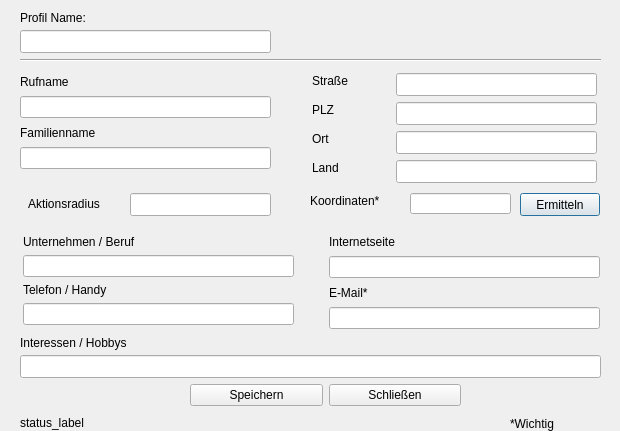
<?xml version="1.0" encoding="UTF-8"?>
<ui version="4.0">
 <class>DialogProfileSettings</class>
 <widget class="QDialog" name="DialogProfileSettings">
  <property name="geometry">
   <rect>
    <x>0</x>
    <y>0</y>
    <width>620</width>
    <height>431</height>
   </rect>
  </property>
  <property name="windowTitle">
   <string>Profileinstellungen</string>
  </property>
  <widget class="QLabel" name="label_3">
   <property name="geometry">
    <rect>
     <x>20</x>
     <y>335</y>
     <width>131</width>
     <height>16</height>
    </rect>
   </property>
   <property name="text">
    <string>Interessen / Hobbys</string>
   </property>
  </widget>
  <widget class="QLabel" name="label_5">
   <property name="geometry">
    <rect>
     <x>312</x>
     <y>160</y>
     <width>30</width>
     <height>16</height>
    </rect>
   </property>
   <property name="text">
    <string>Land</string>
   </property>
  </widget>
  <widget class="QLineEdit" name="country_lineEdit">
   <property name="geometry">
    <rect>
     <x>396</x>
     <y>160</y>
     <width>201</width>
     <height>23</height>
    </rect>
   </property>
   <property name="text">
    <string/>
   </property>
  </widget>
  <widget class="QLabel" name="label_6">
   <property name="geometry">
    <rect>
     <x>312</x>
     <y>102</y>
     <width>23</width>
     <height>16</height>
    </rect>
   </property>
   <property name="text">
    <string>PLZ</string>
   </property>
  </widget>
  <widget class="QLineEdit" name="zip_code_lineEdit">
   <property name="geometry">
    <rect>
     <x>396</x>
     <y>102</y>
     <width>201</width>
     <height>23</height>
    </rect>
   </property>
   <property name="inputMethodHints">
    <set>Qt::ImhDigitsOnly</set>
   </property>
   <property name="text">
    <string/>
   </property>
   <property name="clearButtonEnabled">
    <bool>false</bool>
   </property>
  </widget>
  <widget class="QLabel" name="label_7">
   <property name="geometry">
    <rect>
     <x>312</x>
     <y>131</y>
     <width>20</width>
     <height>16</height>
    </rect>
   </property>
   <property name="text">
    <string>Ort</string>
   </property>
  </widget>
  <widget class="QLineEdit" name="city_lineEdit">
   <property name="geometry">
    <rect>
     <x>396</x>
     <y>131</y>
     <width>201</width>
     <height>23</height>
    </rect>
   </property>
   <property name="text">
    <string/>
   </property>
  </widget>
  <widget class="QLabel" name="label_8">
   <property name="geometry">
    <rect>
     <x>312</x>
     <y>73</y>
     <width>40</width>
     <height>16</height>
    </rect>
   </property>
   <property name="text">
    <string>Straße</string>
   </property>
  </widget>
  <widget class="QLineEdit" name="street_lineEdit">
   <property name="geometry">
    <rect>
     <x>396</x>
     <y>73</y>
     <width>201</width>
     <height>23</height>
    </rect>
   </property>
   <property name="text">
    <string/>
   </property>
  </widget>
  <widget class="QLineEdit" name="interests_hobbies_lineEdit">
   <property name="geometry">
    <rect>
     <x>20</x>
     <y>355</y>
     <width>581</width>
     <height>23</height>
    </rect>
   </property>
  </widget>
  <widget class="QLabel" name="label_9">
   <property name="geometry">
    <rect>
     <x>310</x>
     <y>193</y>
     <width>81</width>
     <height>16</height>
    </rect>
   </property>
   <property name="text">
    <string>Koordinaten*</string>
   </property>
  </widget>
  <widget class="QLineEdit" name="coordinates_lineEdit">
   <property name="geometry">
    <rect>
     <x>410</x>
     <y>193</y>
     <width>101</width>
     <height>21</height>
    </rect>
   </property>
   <property name="text">
    <string/>
   </property>
  </widget>
  <widget class="QLabel" name="label_16">
   <property name="geometry">
    <rect>
     <x>28</x>
     <y>196</y>
     <width>81</width>
     <height>16</height>
    </rect>
   </property>
   <property name="text">
    <string>Aktionsradius</string>
   </property>
  </widget>
  <widget class="QLineEdit" name="radius_of_activity_lineEdit">
   <property name="geometry">
    <rect>
     <x>130</x>
     <y>193</y>
     <width>141</width>
     <height>23</height>
    </rect>
   </property>
   <property name="text">
    <string/>
   </property>
  </widget>
  <widget class="QWidget" name="layoutWidget">
   <property name="geometry">
    <rect>
     <x>20</x>
     <y>73</y>
     <width>251</width>
     <height>96</height>
    </rect>
   </property>
   <layout class="QVBoxLayout" name="verticalLayout">
    <item>
     <widget class="QLabel" name="label">
      <property name="text">
       <string>Rufname</string>
      </property>
     </widget>
    </item>
    <item>
     <widget class="QLineEdit" name="name_lineEdit"/>
    </item>
    <item>
     <widget class="QLabel" name="label_4">
      <property name="text">
       <string>Familienname</string>
      </property>
     </widget>
    </item>
    <item>
     <widget class="QLineEdit" name="family_name_lineEdit"/>
    </item>
   </layout>
  </widget>
  <widget class="QWidget" name="layoutWidget">
   <property name="geometry">
    <rect>
     <x>329</x>
     <y>233</y>
     <width>271</width>
     <height>96</height>
    </rect>
   </property>
   <layout class="QVBoxLayout" name="verticalLayout_3">
    <item>
     <widget class="QLabel" name="label_10">
      <property name="text">
       <string>Internetseite</string>
      </property>
     </widget>
    </item>
    <item>
     <widget class="QLineEdit" name="website_lineEdit">
      <property name="text">
       <string/>
      </property>
     </widget>
    </item>
    <item>
     <widget class="QLabel" name="label_13">
      <property name="text">
       <string>E-Mail*</string>
      </property>
     </widget>
    </item>
    <item>
     <widget class="QLineEdit" name="email_lineEdit">
      <property name="text">
       <string/>
      </property>
     </widget>
    </item>
   </layout>
  </widget>
  <widget class="QWidget" name="layoutWidget">
   <property name="geometry">
    <rect>
     <x>23</x>
     <y>235</y>
     <width>271</width>
     <height>96</height>
    </rect>
   </property>
   <layout class="QFormLayout" name="formLayout">
    <item row="0" column="0">
     <widget class="QLabel" name="label_12">
      <property name="text">
       <string>Unternehmen / Beruf</string>
      </property>
     </widget>
    </item>
    <item row="2" column="0">
     <widget class="QLabel" name="label_11">
      <property name="text">
       <string>Telefon / Handy</string>
      </property>
     </widget>
    </item>
    <item row="1" column="0" colspan="2">
     <widget class="QLineEdit" name="company_profession_lineEdit">
      <property name="text">
       <string/>
      </property>
     </widget>
    </item>
    <item row="3" column="0" colspan="2">
     <widget class="QLineEdit" name="phone_lineEdit">
      <property name="text">
       <string/>
      </property>
     </widget>
    </item>
   </layout>
  </widget>
  <widget class="QPushButton" name="determine_coordinates_pushButton">
   <property name="geometry">
    <rect>
     <x>520</x>
     <y>193</y>
     <width>80</width>
     <height>23</height>
    </rect>
   </property>
   <property name="text">
    <string>Ermitteln</string>
   </property>
  </widget>
  <widget class="QLabel" name="status_label">
   <property name="geometry">
    <rect>
     <x>20</x>
     <y>413</y>
     <width>461</width>
     <height>20</height>
    </rect>
   </property>
   <property name="text">
    <string>status_label</string>
   </property>
  </widget>
  <widget class="QLabel" name="label_2">
   <property name="geometry">
    <rect>
     <x>510</x>
     <y>413</y>
     <width>101</width>
     <height>21</height>
    </rect>
   </property>
   <property name="text">
    <string>*Wichtig</string>
   </property>
  </widget>
  <widget class="QWidget" name="layoutWidget">
   <property name="geometry">
    <rect>
     <x>190</x>
     <y>383</y>
     <width>271</width>
     <height>25</height>
    </rect>
   </property>
   <layout class="QHBoxLayout" name="horizontalLayout">
    <item>
     <widget class="QPushButton" name="save_pushButton">
      <property name="text">
       <string>Speichern</string>
      </property>
     </widget>
    </item>
    <item>
     <widget class="QPushButton" name="close_pushButton">
      <property name="text">
       <string>Schließen</string>
      </property>
     </widget>
    </item>
   </layout>
  </widget>
  <widget class="QLineEdit" name="profile_name_lineEdit">
   <property name="geometry">
    <rect>
     <x>20</x>
     <y>30</y>
     <width>251</width>
     <height>23</height>
    </rect>
   </property>
  </widget>
  <widget class="Line" name="line">
   <property name="geometry">
    <rect>
     <x>20</x>
     <y>50</y>
     <width>581</width>
     <height>20</height>
    </rect>
   </property>
   <property name="orientation">
    <enum>Qt::Horizontal</enum>
   </property>
  </widget>
  <widget class="QLabel" name="label_14">
   <property name="geometry">
    <rect>
     <x>20</x>
     <y>10</y>
     <width>101</width>
     <height>16</height>
    </rect>
   </property>
   <property name="text">
    <string>Profil Name:</string>
   </property>
  </widget>
 </widget>
 <tabstops>
  <tabstop>name_lineEdit</tabstop>
  <tabstop>family_name_lineEdit</tabstop>
  <tabstop>street_lineEdit</tabstop>
  <tabstop>zip_code_lineEdit</tabstop>
  <tabstop>city_lineEdit</tabstop>
  <tabstop>country_lineEdit</tabstop>
  <tabstop>coordinates_lineEdit</tabstop>
  <tabstop>radius_of_activity_lineEdit</tabstop>
  <tabstop>company_profession_lineEdit</tabstop>
  <tabstop>phone_lineEdit</tabstop>
  <tabstop>website_lineEdit</tabstop>
  <tabstop>email_lineEdit</tabstop>
  <tabstop>interests_hobbies_lineEdit</tabstop>
  <tabstop>save_pushButton</tabstop>
  <tabstop>close_pushButton</tabstop>
 </tabstops>
 <resources/>
 <connections/>
</ui>
